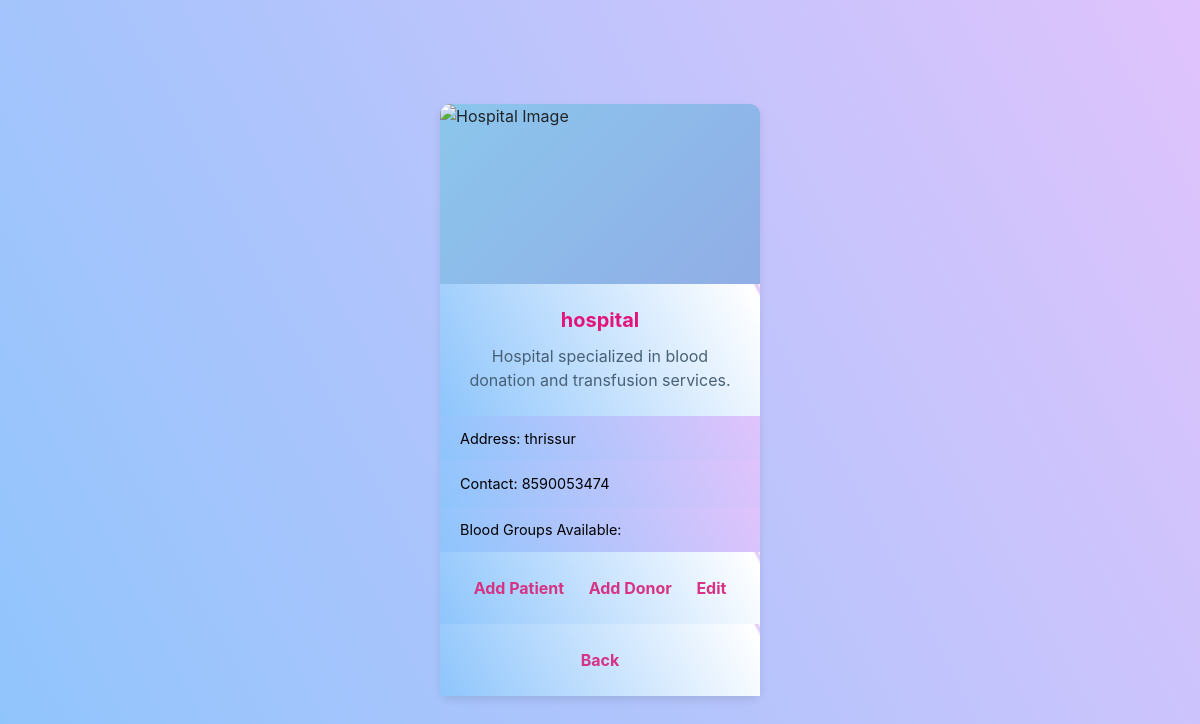
/hospital/hospital_profile/ (signed in), run on the app's committed database.
### hospital_app/models.py (models this page shows, shortened)
class Hospital(models.Model):
    user = models.OneToOneField(User, on_delete=models.CASCADE)
    name = models.CharField(max_length=100)
    address = models.TextField()
    contact = models.CharField(max_length=15)

### hospital_app/views.py (the view)
# urls.py: path('hospital_profile/', views.hospital_profile, name='hospital_profile'),
def hospital_profile(request):
    try:
        hospital = Hospital.objects.get(user=request.user)
    except Hospital.DoesNotExist:
        messages.error(request, "Hospital profile does not exist.")
        return redirect('hospital_dashboard')  # Redirect to a safe page
    return render(request, 'hospital_profile.html', {'hospital': hospital})

### hospital_app/templates/hospital_profile.html (shortened to what this page needs)
<!DOCTYPE html>
<html lang="en">
<head>
    <link href="https://stackpath.bootstrapcdn.com/bootstrap/4.5.2/css/bootstrap.min.css" rel="stylesheet">
</head>
<body>
    <div class="card">
        <img src="https://encrypted-tbn0.gstatic.com/images?q=tbn:ANd9GcSVE2yEvj-q_hQ55u8Oe9b1Z3lfoIdINYG_iA&s"
            class="card-img-top" alt="Hospital Image">
        <div class="card-body">
            <h5 class="card-title">{{ hospital.user.username }}</h5>
            <p class="card-text">Hospital specialized in blood donation and transfusion services.</p>
        </div>
        <ul class="list-group list-group-flush">
            <li class="list-group-item">Address: {{ hospital.address }}</li>
            <li class="list-group-item">Contact: {{ hospital.contact }}</li>
            <li class="list-group-item">Blood Groups Available: </li>
        </ul>
        <div class="card-body">
            <a href="{% url 'add_patient' %}" class="card-link">Add Patient</a>
            <a href="{% url 'add_donor_by_main' %}" class="card-link">Add Donor</a>
            <a href="{% url 'edit_hospital_profile' %}" class="card-link">Edit</a>
        </div>
        <div class="card-body">
            <a class="card-link" href="{% url 'hospital_dashboard' %}">Back</a>
        </div>
    </div>
</body>
</html>

### hospital_app/templates/hospital_profile.html (style rules this page uses)
body { background-color: #8EC5FC; background-image: linear-gradient(62deg, #8EC5FC 0%, #E0C3FC 100%); display: flex; justify-content: center; align-items: center; height: 100vh; margin: 0; }
.card { width: 20rem; box-shadow: 0 4px 8px rgba(0, 0, 0, 0.1); border: none; border-radius: 10px; background-color: #8BC6EC; background-image: linear-gradient(135deg, #8BC6EC 0%, #9599E2 100%); transition: transform 0.2s; }
.card-img-top { border-radius: 10px 10px 0 0; height: 180px; object-fit: cover; }
.card-body { padding: 1.5rem; text-align: center; background-color: #8EC5FC; background-image: linear-gradient(62deg, #8EC5FC 0%, #ffffff 98%, #E0C3FC 99%, #ffffff 100%); }
.card-title { font-size: 1.25rem; font-weight: bold; color: #e2137b; }
.card-text { font-size: 1rem; color: #486075; }
.list-group-item { border: none; padding: 0.75rem 1.25rem; background-color: #8EC5FC; background-image: linear-gradient(62deg, #8EC5FC 0%, #E0C3FC 100%); color: #000000; font-size: 0.9rem; }
.card-link { color: #d63384; text-decoration: none; font-weight: bold; }

### data on the page
Hospital: user.username "hospital", address "thrissur", contact "8590053474"
